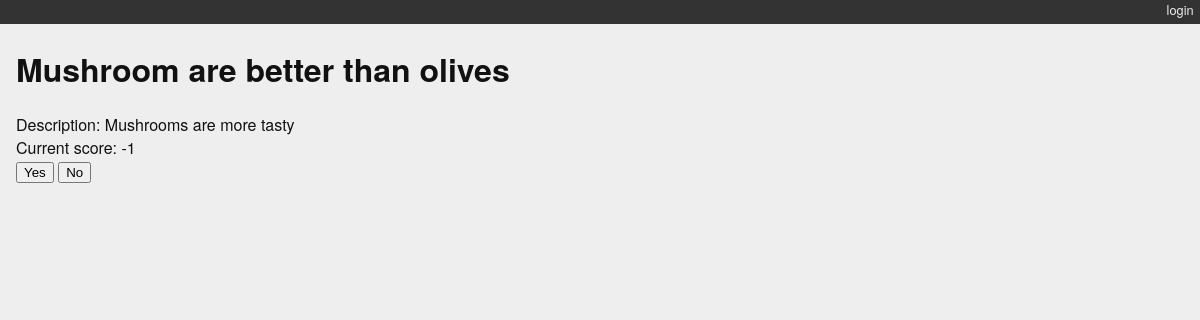
/polling/polls/2/, run on the app's committed database.
### polling/models.py (models this page shows, shortened)
class Poll(models.Model):
    title = models.CharField(max_length=128)
    text = models.TextField(blank=True)
    score = models.IntegerField(default=0)

### polling/views.py (the view, shortened to what this page needs)
# urls.py: path("polls/<int:pk>/", PollDetailView.as_view(), name="poll_detail"),
class PollDetailView(DetailView):
    model = Poll
    template_name = "polling/detail.html"

### polling/templates/polling/detail.html (shortened to what this page needs)
{% extends "base.html" %}
{% block content %}
<h1>{{ object.title }}</h1>
<div class="poll-body">
    {{ object.text }}
</div>
<div class="poll-score">
    Current score: {{ object.score }}
</div>
<div class="poll-vote">
    <form method="POST">
        <input type="submit" name="vote" value="Yes">
        <input type="submit" name="vote" value="No">
    </form>
</div>
{% endblock %}

### blogging/static/django_blog.css (style rules this page uses)
body { background-color: #eee; color: #111; font-family: "HelveticaNeue-Light", "Helvetica Neue Light", "Helvetica Neue", Helvetica, Arial, "Lucida Grande", sans-serif; margin:0; padding:0; }

### data on the page
Poll: title "Mushroom are better than olives", text "Description: Mushrooms are more tasty", score "-1"
